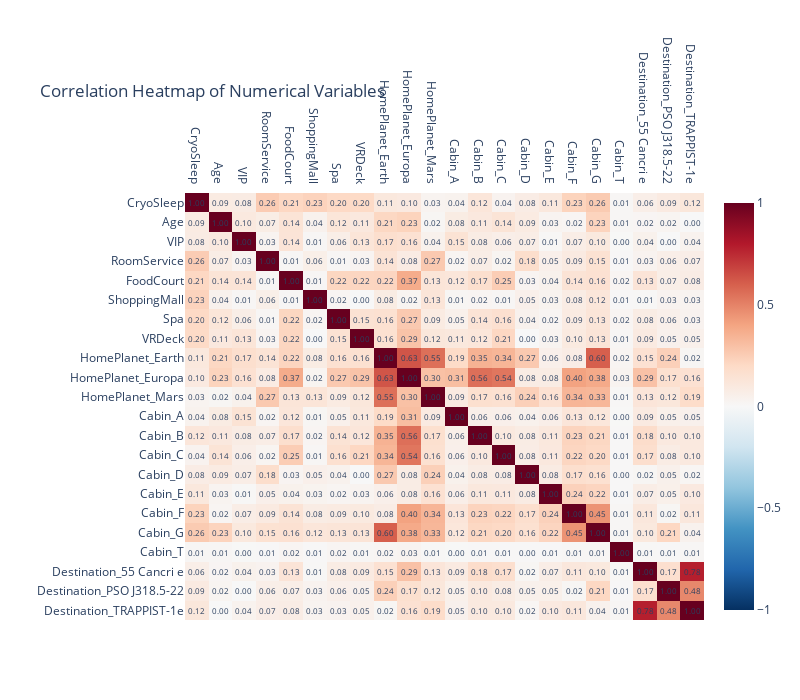

Write notebook code for a chart like this one.
### Code cell
import plotly.express as px
import pandas as pd
import numpy as np
# Calculate the correlation matrix
correlation_matrix = np.abs(spaceship.corr())

# Create the heatmap using Plotly Express
fig = px.imshow(correlation_matrix,
                x=correlation_matrix.columns,
                y=correlation_matrix.columns,
                color_continuous_scale='RdBu_r',  # Red-Blue diverging color scale
                zmin=-1,
                zmax=1,
                aspect="auto",
                title='Correlation Heatmap of Numerical Variables')

# Update the layout for better readability
fig.update_layout(
    xaxis_title="",
    yaxis_title="",
    xaxis={'side': 'top'},  # Move x-axis labels to the top
    width=800,
    height=700
)

# Add correlation values as text annotations
for i, row in enumerate(correlation_matrix.values):
    for j, value in enumerate(row):
        fig.add_annotation(
            x=correlation_matrix.columns[j],
            y=correlation_matrix.columns[i],
            text=f"{value:.2f}",
            showarrow=False,
            font=dict(size=8)
        )

# Show the plot
fig.show()
